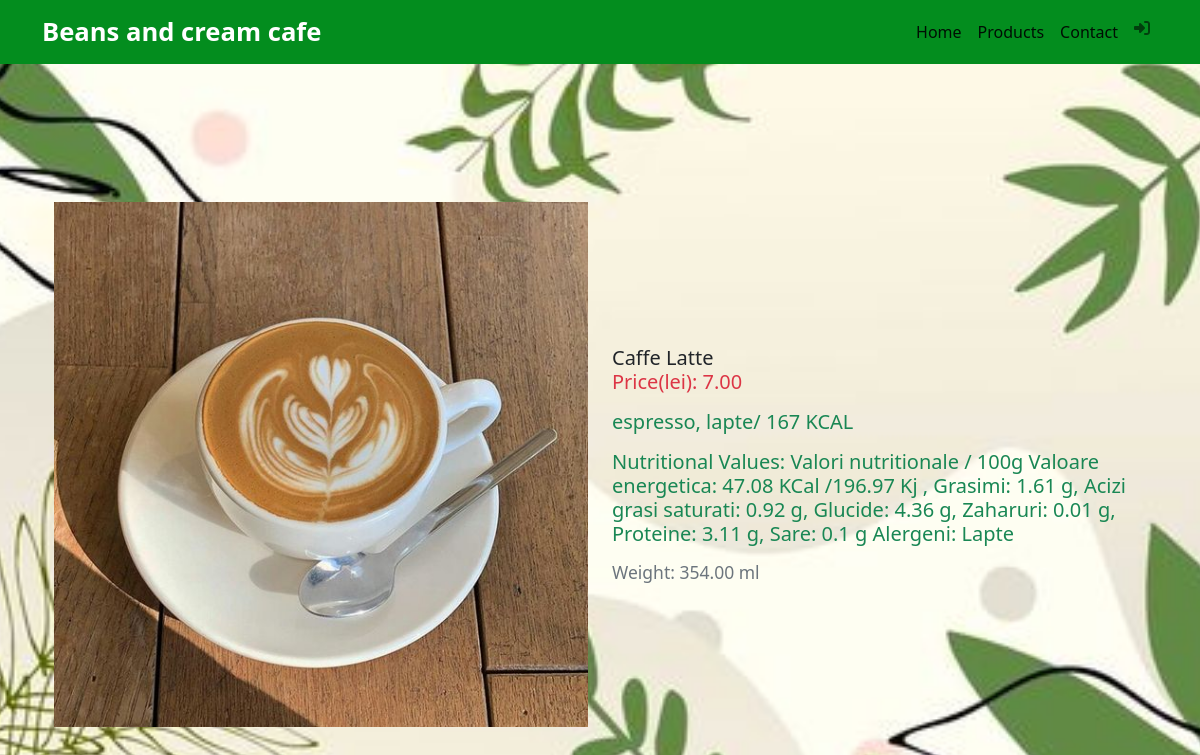
Screenshot of /product/4/ with the database file from the repository.
### app_beans_and_cream_cafe/models.py (models this page shows, shortened)
class Product(models.Model):
    name = models.CharField(max_length=200)
    price_lei = models.DecimalField(max_digits= 10, decimal_places=2, default= 0)
    gramaj_ml = models.DecimalField(max_digits=10,decimal_places=2, default=0)
    description = models.TextField()
    drink_type = models.TextField(default=0)
    nutritional_values = models.TextField(default=0)
    image = models.ImageField(upload_to='product_images/', null=True, blank=True)

### app_beans_and_cream_cafe/views.py (the view)
# urls.py: path('product/<int:product_id>/', product_detail, name='product'),
def product_detail(request, product_id): # functia care ne afiseaza informatii despre produs tinand cond de un id
    product = get_object_or_404(Product, pk=product_id)
    return render(request, 'app_beans_and_cream_cafe/product.html', {'product': product})

### app_beans_and_cream_cafe/templates/app_beans_and_cream_cafe/product.html (shortened to what this page needs)
{% extends "app_beans_and_cream_cafe/base.html" %}
{% block content %}
<div class="container">
    <div class="row d-flex justify-content-center align-items-center" style="height: 100vh;">
        <div class="col">
            <img src="{{ product.image.url }}" alt="{{ product.name }} Image" class="img-fluid">
        </div>
        <div class="col">
            <div class="row">
                <h5 class="card-title">{{ product.name }}  <span class="text-success"</h5>
                <h5 class="card-title text-danger">Price(lei): {{ product.price_lei }}</h5>
                <p class="card-text"><p> {{product.description}}</p>
                <p class="card-text"><p>Nutritional Values: {{product.nutritional_values}}</p>
                <p class="card-text"><small class="text-muted">Weight: {{ product.gramaj_ml }} ml</small></p>
            </div>
        </div></br>
    </div>
</div>
{% endblock %}

### static/css/base.css (style rules this page uses)
body { background-image: url('font.jpg'); background-size: cover; background-repeat: no-repeat; background-position: center; }

### rows the page displays
Product: image (picture), name "Caffe Latte", price_lei "7.00", description "espresso, lapte/ 167 KCAL", nutritional_values "Valori nutritionale / 100g Valoare energetica: 47.08 KCal /196.97 Kj , Grasimi: 1.61 g, Acizi grasi saturati: 0.92 g, Glucide: 4.36 g, Zaharuri: 0.01 g, Proteine: 3.11 g, Sare: 0.1 g Alergeni: Lapte", gramaj_ml "354.00"
